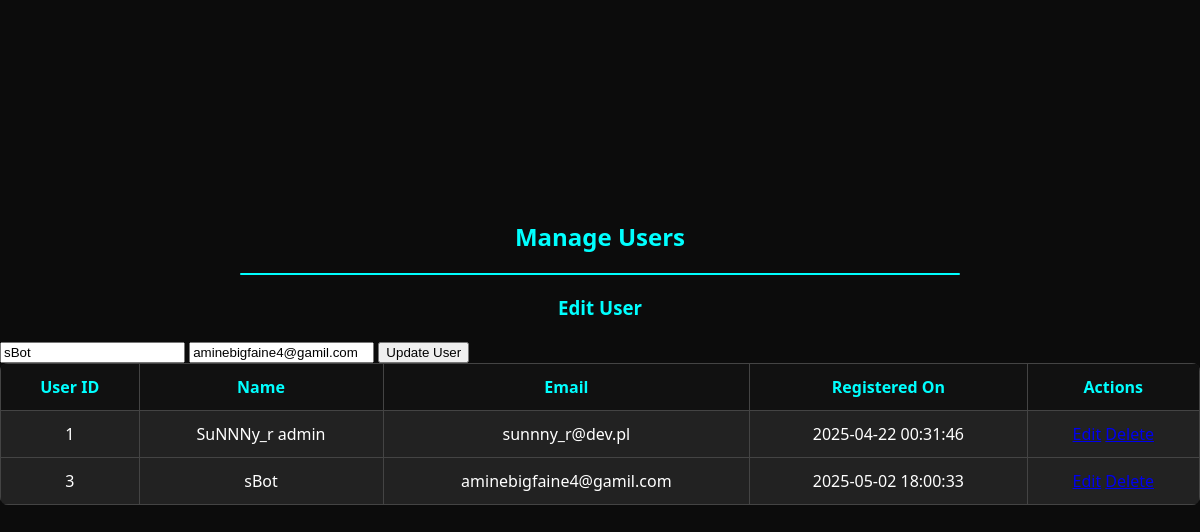
Screenshot of /admin/manage_users.php?edit=3 with the database file from the repository.
### tables this page shows
CREATE TABLE `users` (
  `id` int(11) NOT NULL,
  `name` varchar(100) NOT NULL,
  `email` varchar(100) DEFAULT NULL,
  `password` varchar(255) DEFAULT NULL,
  `created_at` timestamp NOT NULL DEFAULT current_timestamp(),
  `address` varchar(255) DEFAULT NULL,
  `phone` varchar(20) DEFAULT NULL,
  `role` enum('admin','support','user') DEFAULT 'user'
);

### admin/manage_users.php (the view, shortened to what this page needs)
<?php
$edit_mode = false;
$edit_user = [];
if (isset($_GET['edit'])) {
    $edit_mode = true;
    $edit_id = $_GET['edit'];
    $edit_query = mysqli_query($conn, "SELECT * FROM users WHERE id=$edit_id");
    $edit_user = mysqli_fetch_assoc($edit_query);
}
$result = mysqli_query($conn, "SELECT id, name, email, created_at FROM users");
?>
<!DOCTYPE html>
<html>
<head>
    <link rel="stylesheet" type="text/css" href="/SuNNNyTech/admin/css/admin-style.css">
    <link rel="stylesheet" href="https://cdnjs.cloudflare.com/ajax/libs/font-awesome/6.5.1/css/all.min.css">
    <link rel="stylesheet" href="https://stackpath.bootstrapcdn.com/font-awesome/4.7.0/css/font-awesome.min.css">
</head>
</head>
<body>
<div style="height: 200px;"></div>
    <div class="admin-container">
        <div class="main-content">
            <h2>Manage Users</h2>
            <div class="line1"></div>
            <div class="admin-card">
                <h3><?= $edit_mode ? 'Edit User' : 'Add User' ?></h3>
                <form method="POST">
                    <input type="text" name="name" placeholder="Name" value="<?= $edit_user['name'] ?? '' ?>" required>
                    <input type="email" name="email" placeholder="Email" value="<?= $edit_user['email'] ?? '' ?>" required>
                    <?php if (!$edit_mode): ?>
                        <input type="password" name="password" placeholder="Password" required>
                        <button type="submit" name="add_user">Add User</button>
                    <?php else: ?>
                        <button type="submit" name="update_user">Update User</button>
                    <?php endif; ?>
                </form>
            </div>
            <div class="admin-card">
                <table>
                    <thead>
                        <tr>
                            <th>User ID</th>
                            <th>Name</th>
                            <th>Email</th>
                            <th>Registered On</th>
                            <th>Actions</th>
                        </tr>
                    </thead>
                    <tbody>
                        <?php while ($row = mysqli_fetch_assoc($result)): ?>
                        <tr>
                            <td><?= $row['id'] ?></td>
                            <td><?= htmlspecialchars($row['name']) ?></td>
                            <td><?= htmlspecialchars($row['email']) ?></td>
                            <td><?= $row['created_at'] ?></td>
                            <td>
                                <a class="btn edit" href="manage_users.php?edit=<?= $row['id'] ?>">Edit</a>
                                <a class="btn delete" href="manage_users.php?delete=<?= $row['id'] ?>" onclick="return confirm('Are you sure to delete this user?')">Delete</a>
                            </td>
                        </tr>
                        <?php endwhile; ?>
                    </tbody>
                </table>
            </div>
        </div>
    </div>
</body>
</html>

### admin/css/admin-style.css (style rules this page uses)
body { margin: 0; padding: 0; font-family: 'Segoe UI', sans-serif; background-color: #0c0c0c; color: white; }
h1, h2, h3, h4 { color: cyan; text-align: center; margin-bottom: 20px; }
.line1 { height: 2px; background: cyan; margin: 10px auto 20px auto; width: 60%; border-radius: 2px; }
table { width: 100%; border-collapse: collapse; background-color: #222; border-radius: 8px; overflow: hidden; }
th, td { padding: 12px 16px; border: 1px solid #444; text-align: center; }
th { background-color: #111; color: cyan; }
td { color: white; }

### rows the page displays
users: name "sBot", email "aminebigfaine4@gamil.com", id "3", created_at "2025-05-02 18:00:33"
users: id "1", name "SuNNNy_r admin", email "sunnny_r@dev.pl", created_at "2025-04-22 00:31:46"
